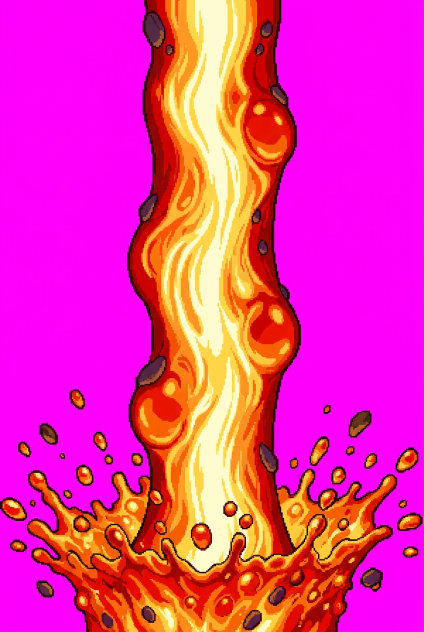
#> input picture source/arene_groudon_magma_v3/bruts/colonne_magenta.png, 848 x 1264 px (shown at 1/2 size)
$ python -i colonnes_generees.py   (imports and definitions only)
#> lines starting #> are read from the running program, lines starting #| are printed output that depends on the picture; after the words box and inside, x2 and y2 are one past the last pixel; in counts of white or black regions, pixels touching at a corner belong together
"""Colonnes de magma GÉNÉRÉES (AGM3) : les pixels viennent du générateur d'images, référencé sur la lave de Dark_Crater_Pit_TDS.png.

Demande : « je veux que tu génères les colonnes de magma ». Brut : bruts/colonne_magenta.png (colonne organique à renflements,
cœur blanc-jaune, flancs rouges, croûtes, couronne d'éclaboussures et gouttes, sur magenta pur). Aucun pixel de colonne calculé :
le module découpe, réduit, raccorde et déplace les pixels générés.

- Corps : lignes 0 -> BODY_END du brut (silhouette + matière). Réduit par moyenne pondérée par le masque, ramené à la palette de
  la colonne (32 tons tirés du brut), puis rendu PÉRIODIQUE en hauteur : les SEAM dernières lignes sont fondues dans les
  premières (masque et couleurs), puis re-quantifiées sur la palette et recontourées (1 px, ton du contour généré).
  La bande monte d'une période par boucle, vitesse modulée (deux poussées) : décalage(u) = P (u - A sin(4 pi u) / 4 pi),
  croissant car A < 1. Les renflements montent donc avec la matière : jaillissement visqueux. Le sommet n'est jamais visible.
- Couronne : lignes CROWN_TOP -> bas du brut, recentrée sur la bouche (MOUTH_ROW du brut = bouche de la colonne). Au-dessus de
  la bouche, le canal central est laissé au corps qui monte. Sous la bouche, le brut est coupé net par le bas de l'image :
  on n'en garde qu'une ellipse irrégulière (bord ondulé), qui se fond dans le lac. Bouillonnement : animation de palette par rang de luminance
  (les tons clairs glissent de ± 1 à 2 rangs en ondes qui tournent autour de la bouche), comme les BPA de lave de PMD.
- Gouttes : les petites composantes du brut (gouttes générées), projetées en paraboles depuis la bouche, deux vols par boucle.
- Jamais sur la roche : couronne et gouttes seulement sur le lac visible (ou dans le canal du corps).
"""
from pathlib import Path

import numpy as np
from PIL import Image
from scipy import ndimage as nd

HERE = Path(__file__).resolve().parent
RAW = HERE / 'bruts' / 'colonne_magenta.png'
PHASES, TICKS = 48, 5
BODY_END = 930           # fin du corps dans le brut (la couronne s'élargit dès ~940 : largeur x 1,4)
CROWN_TOP = 780          # les bras d'éclaboussure commencent vers 800 (au-dessus, seul le corps : laissé au canal)
MOUTH_ROW = 1105         # bouche : là où le cœur clair entre dans la couronne
CROWN_X = (40, 810)      # toute la gerbe générée (elle s'arrête vers x 56-794)
SEAM = 0.2               # part de la bande fondue pour le raccord périodique
SURGE_A = 0.6            # modulation de vitesse (deux poussées par boucle)
N_COLORS = 32
DROP_FLIGHTS = 2
# attributs lus par le manifeste hérité d'AGM2 (réécrits ensuite par build.py)
RISE_PERIODS, STRETCH, SURGES, N_DROPS, RIPPLES = 1, 1.0, 2, 0, 0


def magenta(a):
    r, g, b = a[..., 0], a[..., 1], a[..., 2]
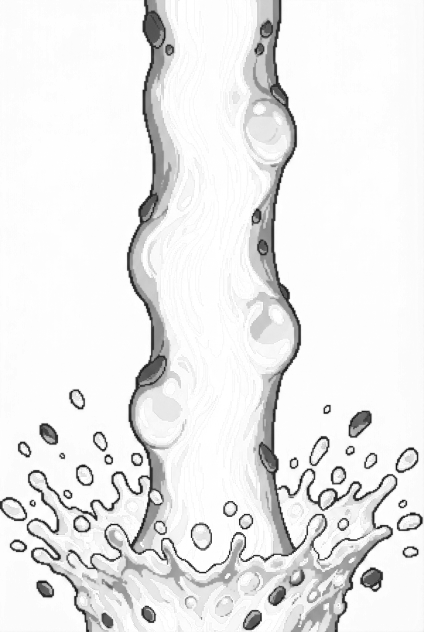
#> r: shape (1264, 848) float64 (shown at 1/2 size); min 8, max 255, mean 234.8
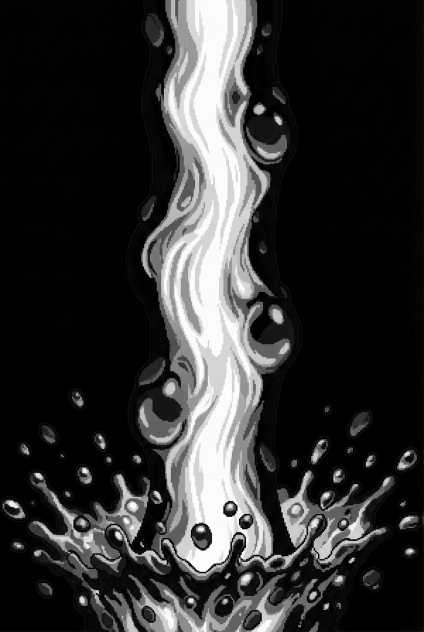
#> g: shape (1264, 848) float64 (shown at 1/2 size); min 0, max 255, mean 49.3
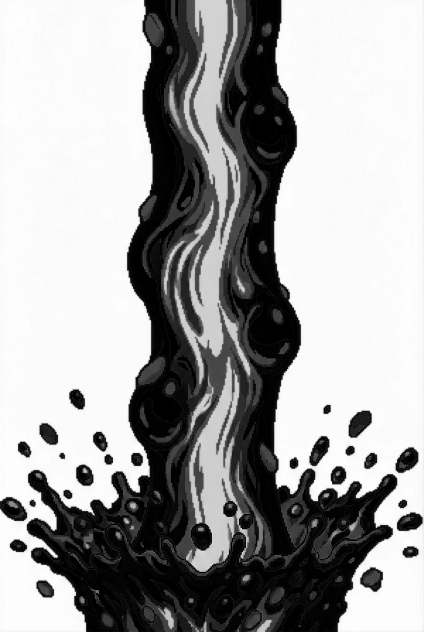
#> b: shape (1264, 848) float64 (shown at 1/2 size); min 0, max 255, mean 162.4
    return (r > 180) & (b > 180) & (g < 110)
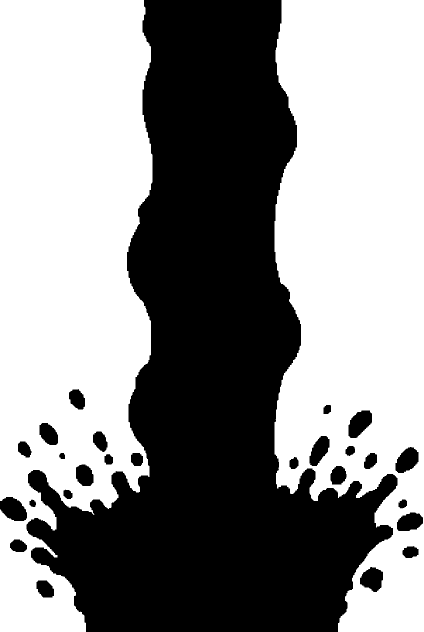
#> returned value: shape (1264, 848) bool (shown at 1/2 size); 55.9% white; 26 black regions, largest, box (x1, y1, x2, y2) and area: (53, 0, 795, 1264) 452129, (0, 994, 54, 1042) 1886, (697, 821, 744, 876) 1788


def load_raw():
    a = np.array(Image.open(RAW).convert('RGB')).astype(float)
    obj = ~magenta(a)
    lab, n = nd.label(obj)
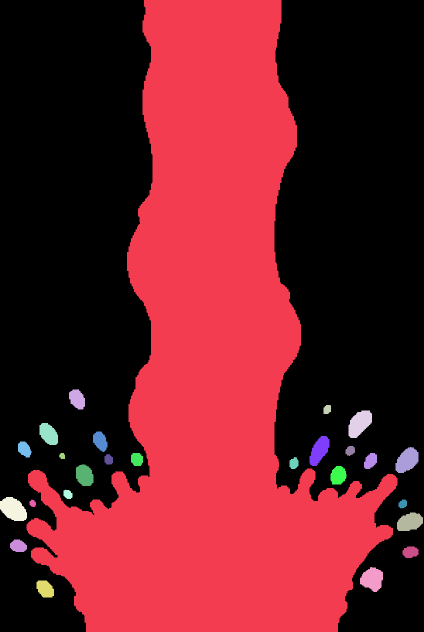
#> lab: shape (1264, 848) int32 (shown at 1/2 size); 27 distinct labels, from 0 to 26; one colour per label, 0 black
#> n = 26
    s = nd.sum(obj, lab, range(1, n + 1))
#> s = 26 values, max 452129 at index 0, min 116 at index 10, mean 18200
    main = lab == (int(np.argmax(s)) + 1)
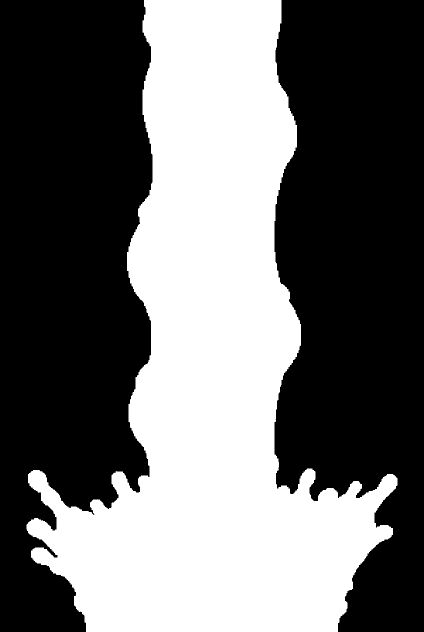
#> main: shape (1264, 848) bool (shown at 1/2 size); 42.2% white; 1 white region, box (x1, y1, x2, y2) and area: (53, 0, 795, 1264) 452129
    main = nd.binary_fill_holes(main)
#> main: shape (1264, 848) bool; 42.2% white; 1 white region, box (x1, y1, x2, y2) and area: (53, 0, 795, 1264) 452130
    drops = [lab == i + 1 for i, v in enumerate(s) if v >= 150 and i + 1 != int(np.argmax(s)) + 1]
#> drops = 23 items
    return a, main, drops


_CACHE = {}


# [13 lines left out: function palette, not called in this run]


def nearest(c, pal):
    d = ((c[:, None, :].astype(float) - pal[None].astype(float)) ** 2).sum(2)
    return d.argmin(1)


# [68 lines left out: functions down, prepare, not called in this run]


def shift_of(u, P):
    return int(round(P * (u - SURGE_A * np.sin(4 * np.pi * u) / (4 * np.pi)))) % P


# [57 lines left out: functions column_phase, column_frames, not called in this run]

>>> result = load_raw()
